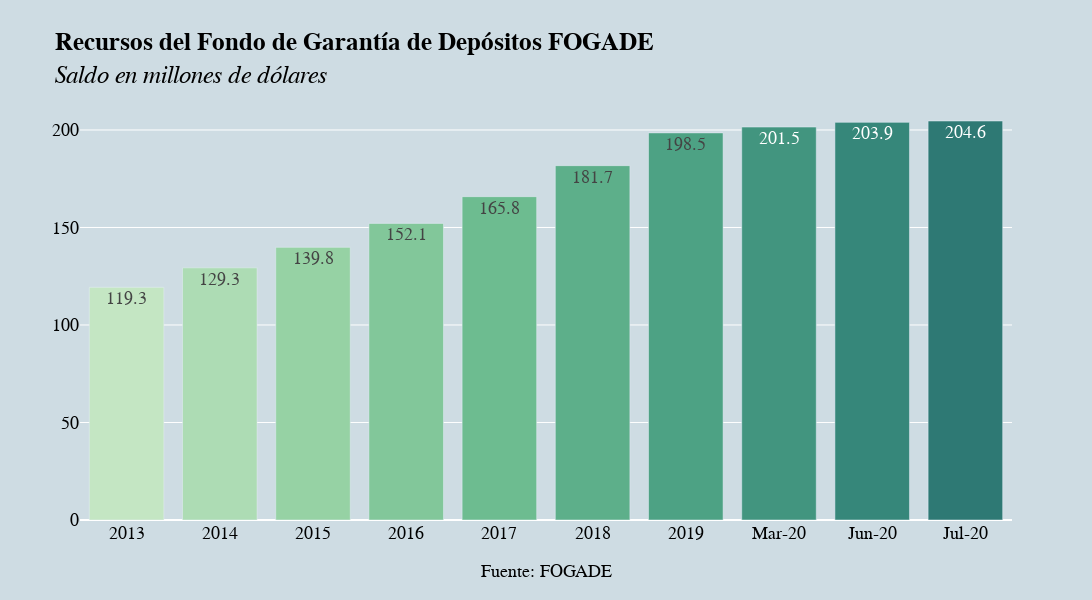

The notebook cell this image was saved under:
### Code cell
fig.show()

### Figure 1 — Plotly figure (JSON) as saved in the notebook; plotly's stock layout.template omitted (floating-point values rounded to 4 significant figures)
{"data": [{"marker": {"color": [2, 3, 4, 5, 6, 7, 8, 9, 10, 11, 12, 13, 14], "colorscale": [[0, "rgb(196, 230, 195)"], [0.1667, "rgb(150, 210, 164)"], [0.3333, "rgb(109, 188, 144)"], [0.5, "rgb(77, 162, 132)"], [0.6667, "rgb(54, 135, 122)"], [0.8333, "rgb(38, 107, 110)"], [1, "rgb(29, 79, 96)"]]}, "text": ["119.3", "129.3", "139.8", "152.1", "165.8", "181.7", "198.5", "201.5", "203.9", "204.6"], "textposition": "auto", "type": "bar", "x": ["2013", "2014", "2015", "2016", "2017", "2018", "2019", "Mar-20", "Jun-20", "Jul-20"], "y": [119.3, 129.3, 139.8, 152.1, 165.8, 181.7, 198.5, 201.5, 203.9, 204.6]}], "layout": {"annotations": [{"showarrow": false, "text": "Fuente: FOGADE", "x": 0.5, "xref": "paper", "y": -0.15, "yref": "paper"}], "autosize": false, "barmode": "stack", "font": {"color": "#000000", "family": "Courier New, monospace", "size": 18}, "height": 600, "paper_bgcolor": "rgb(206, 220, 227)", "plot_bgcolor": "rgb(206, 220, 227)", "title": {"text": "<b></b><b>Recursos del Fondo de Garantía de Depósitos FOGADE</b><br><i>Saldo en millones de dólares</i>"}, "width": 1200, "xaxis": {"type": "category"}}}
